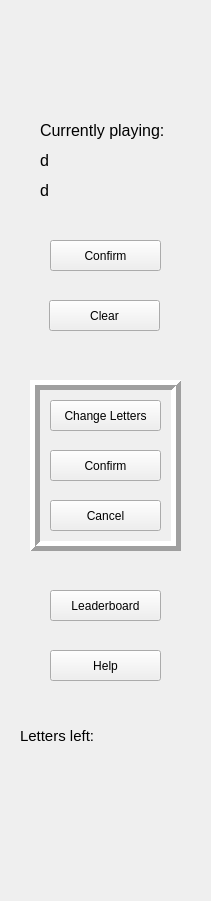
  <widget class="QWidget" name="widget_18" native="true">
   <property name="geometry">
    <rect>
     <x>660</x>
     <y>0</y>
     <width>211</width>
     <height>901</height>
    </rect>
   </property>
   <property name="styleSheet">
    <string notr="true">background-color:&quot;lightblue&quot;
</string>
   </property>
   <widget class="QPushButton" name="clear">
    <property name="geometry">
     <rect>
      <x>49</x>
      <y>300</y>
      <width>111</width>
      <height>31</height>
     </rect>
    </property>
    <property name="styleSheet">
     <string notr="true">background-color:&quot;lightgrey&quot;
</string>
    </property>
    <property name="text">
     <string>Clear</string>
    </property>
   </widget>
   <widget class="QLabel" name="player_name">
    <property name="geometry">
     <rect>
      <x>40</x>
      <y>150</y>
      <width>121</width>
      <height>20</height>
     </rect>
    </property>
    <property name="font">
     <font>
      <pointsize>12</pointsize>
     </font>
    </property>
    <property name="text">
     <string>d</string>
    </property>
   </widget>
   <widget class="QLabel" name="how_many_points">
    <property name="geometry">
     <rect>
      <x>40</x>
      <y>180</y>
      <width>131</width>
      <height>20</height>
     </rect>
    </property>
    <property name="font">
     <font>
      <pointsize>12</pointsize>
     </font>
    </property>
    <property name="text">
     <string>d</string>
    </property>
   </widget>
   <widget class="QLabel" name="currPlaying">
    <property name="geometry">
     <rect>
      <x>40</x>
      <y>120</y>
      <width>131</width>
      <height>21</height>
     </rect>
    </property>
    <property name="font">
     <font>
      <pointsize>12</pointsize>
     </font>
    </property>
    <property name="text">
     <string>Currently playing:</string>
    </property>
   </widget>
   <widget class="QLabel" name="logo">
    <property name="geometry">
     <rect>
      <x>6</x>
      <y>3</y>
      <width>201</width>
      <height>101</height>
     </rect>
    </property>
    <property name="text">
     <string/>
    </property>
   </widget>
   <widget class="QPushButton" name="confirm">
    <property name="geometry">
     <rect>
      <x>50</x>
      <y>240</y>
      <width>111</width>
      <height>31</height>
     </rect>
    </property>
    <property name="styleSheet">
     <string notr="true">background-color:&quot;lightgrey&quot;
</string>
    </property>
    <property name="text">
     <string>Confirm</string>
    </property>
   </widget>
   <widget class="QFrame" name="frame">
    <property name="geometry">
     <rect>
      <x>30</x>
      <y>380</y>
      <width>151</width>
      <height>171</height>
     </rect>
    </property>
    <property name="frameShape">
     <enum>QFrame::Box</enum>
    </property>
    <property name="frameShadow">
     <enum>QFrame::Raised</enum>
    </property>
    <property name="lineWidth">
     <number>5</number>
    </property>
    <widget class="QPushButton" name="change_letters">
     <property name="geometry">
      <rect>
       <x>20</x>
       <y>20</y>
       <width>111</width>
       <height>31</height>
      </rect>
     </property>
     <property name="styleSheet">
      <string notr="true">background-color:&quot;lightgrey&quot;
</string>
     </property>
     <property name="text">
      <string>Change Letters</string>
     </property>
    </widget>
    <widget class="QPushButton" name="change_letters_confirm">
     <property name="geometry">
      <rect>
       <x>20</x>
       <y>70</y>
       <width>111</width>
       <height>31</height>
      </rect>
     </property>
     <property name="styleSheet">
      <string notr="true">background-color:&quot;lightgrey&quot;
</string>
     </property>
     <property name="text">
      <string>Confirm</string>
     </property>
    </widget>
    <widget class="QPushButton" name="change_letters_cancel">
     <property name="geometry">
      <rect>
       <x>20</x>
       <y>120</y>
       <width>111</width>
       <height>31</height>
      </rect>
     </property>
     <property name="styleSheet">
      <string notr="true">background-color:&quot;lightgrey&quot;
</string>
     </property>
     <property name="text">
      <string>Cancel</string>
     </property>
    </widget>
   </widget>
   <widget class="QLabel" name="letters_left_TXT">
    <property name="geometry">
     <rect>
      <x>20</x>
      <y>720</y>
      <width>81</width>
      <height>31</height>
     </rect>
    </property>
    <property name="font">
     <font>
      <pointsize>11</pointsize>
     </font>
    </property>
    <property name="text">
     <string>Letters left:</string>
    </property>
   </widget>
   <widget class="QPushButton" name="leaderboardButton">
    <property name="geometry">
     <rect>
      <x>50</x>
      <y>590</y>
      <width>111</width>
      <height>31</height>
     </rect>
    </property>
    <property name="styleSheet">
     <string notr="true">background-color:&quot;lightgrey&quot;
</string>
    </property>
    <property name="text">
     <string>Leaderboard</string>
    </property>
   </widget>
   <widget class="QPushButton" name="helpButton">
    <property name="geometry">
     <rect>
      <x>50</x>
      <y>650</y>
      <width>111</width>
      <height>31</height>
     </rect>
    </property>
    <property name="styleSheet">
     <string notr="true">background-color:&quot;lightgrey&quot;
</string>
    </property>
    <property name="text">
     <string>Help</string>
    </property>
   </widget>
   <widget class="QLabel" name="number_of_letters">
    <property name="geometry">
     <rect>
      <x>100</x>
      <y>720</y>
      <width>81</width>
      <height>31</height>
     </rect>
    </property>
    <property name="font">
     <font>
      <pointsize>11</pointsize>
     </font>
    </property>
    <property name="text">
     <string/>
    </property>
   </widget>
  </widget>
